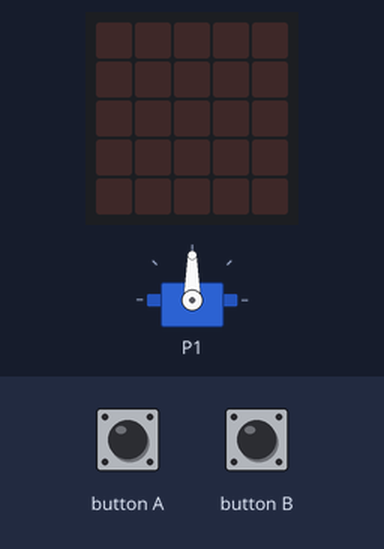
Recording of a program running on a simulated BBC micro:bit (MakeCode). Parts: servo, the board's 5×5 LED display. The inputs (shaded band) are chosen by the test bench.

Above: at 1.2 s.
1.3 s: button A pressed for 1 s
At 3.4 s:
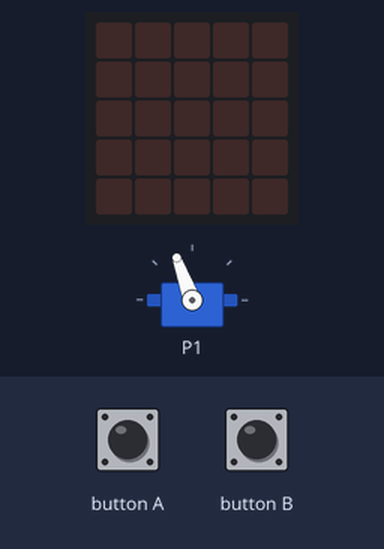
4.3 s: button B pressed for 3.2 s
At 7.0 s:
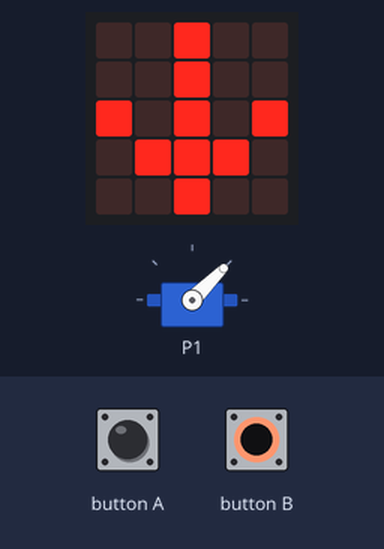
9.0 s: button A pressed for 3.2 s
At 12.0 s:
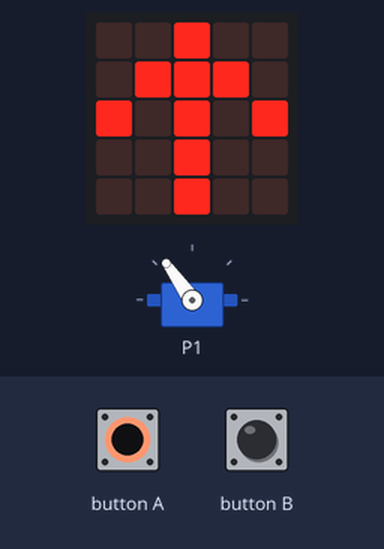
13.7 s: button B pressed for 0.15 s
At 15.8 s:
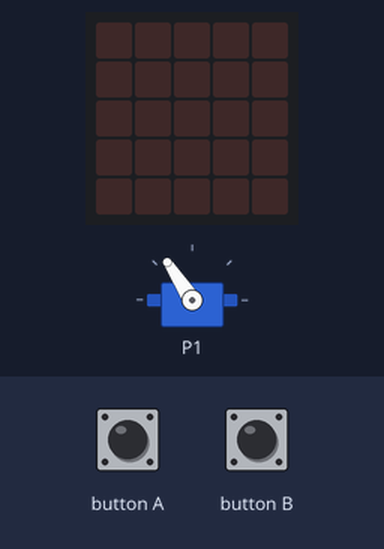
Timing chart, 0 to 16.8 s (numbered marks = the images above; inputs shaded):
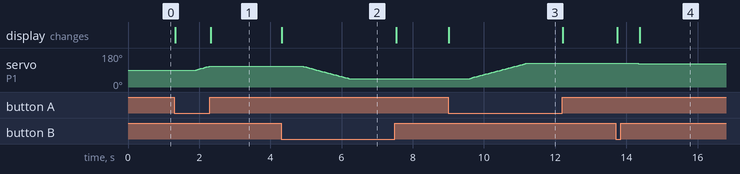

Measured:
- after the input at 1.3 s, servo on P1: moves from 90° to 110° over 0.36 s, starting after 0.62 s; the display: first changes at once (image 1 shows a later state)
- after the input at 4.3 s, servo on P1: moves from 110° to 45° over 1.3 s, starting after 0.62 s; the display: changes at once (image 2)
- after the input at 9.0 s, servo on P1: moves from 45° to 125° over 1.6 s, starting after 0.61 s; the display: changes at once (image 3)
- after the input at 13.7 s, servo on P1: 125° → 123° after 0.64 s; the display: first changes at once (image 4 shows a later state)

The program:

main.ts
```typescript
let angle = 90
let angle_min = 45
let angle_max = 125
let pas = 2
let pause_ms = 20
let etat_affichage = ""
servos.P1.setAngle(angle)
function afficher_si_changement(nouvel_etat: string) {

    if (nouvel_etat != etat_affichage) {
        etat_affichage = nouvel_etat
        if (nouvel_etat == "monte") {
            basic.showArrow(ArrowNames.North)
        } else if (nouvel_etat == "descend") {
            basic.showArrow(ArrowNames.South)
        } else {
            basic.clearScreen()
        }

    }

}

basic.forever(function on_forever() {

    if (input.buttonIsPressed(Button.A)) {
        afficher_si_changement("monte")
        angle = angle + pas
        if (angle > angle_max) {
            angle = angle_max
        }

        servos.P1.setAngle(angle)
        basic.pause(pause_ms)
    } else if (input.buttonIsPressed(Button.B)) {
        afficher_si_changement("descend")
        angle = angle - pas
        if (angle < angle_min) {
            angle = angle_min
        }

        servos.P1.setAngle(angle)
        basic.pause(pause_ms)
    } else {
        afficher_si_changement("'stop")
        basic.pause(20)
    }

})
```

test.ts
```typescript
// les tests vont ici ; cela ne sera pas compilé si ce paquet est utilisé en tant qu'extension.
```
